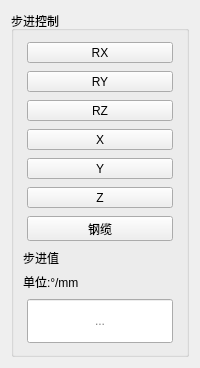
        <widget class="QWidget" name="page_SixAxies_Control">
         <layout class="QVBoxLayout" name="verticalLayout_2">
          <item>
           <widget class="QGroupBox" name="groupBox_SixAxies_StepMove">
            <property name="title">
             <string>步进控制</string>
            </property>
            <layout class="QVBoxLayout" name="verticalLayout_SixAxies_StepMove">
             <item>
              <widget class="QWidget" name="widget_SixAxies_StepTargetList" native="true">
               <property name="sizePolicy">
                <sizepolicy hsizetype="Preferred" vsizetype="Preferred">
                 <horstretch>0</horstretch>
                 <verstretch>1</verstretch>
                </sizepolicy>
               </property>
               <layout class="QVBoxLayout" name="verticalLayout_SixAxies_StepTargetList">
                <property name="spacing">
                 <number>8</number>
                </property>
                <property name="leftMargin">
                 <number>4</number>
                </property>
                <property name="topMargin">
                 <number>2</number>
                </property>
                <property name="rightMargin">
                 <number>4</number>
                </property>
                <property name="bottomMargin">
                 <number>2</number>
                </property>
                <item>
                 <widget class="QToolButton" name="btnStepTargetSixAxis1">
                  <property name="sizePolicy">
                   <sizepolicy hsizetype="Preferred" vsizetype="Preferred">
                    <horstretch>0</horstretch>
                    <verstretch>4</verstretch>
                   </sizepolicy>
                  </property>
                  <property name="text">
                   <string>RX</string>
                  </property>
                  <property name="checkable">
                   <bool>true</bool>
                  </property>
                 </widget>
                </item>
                <item>
                 <widget class="QToolButton" name="btnStepTargetSixAxis2">
                  <property name="sizePolicy">
                   <sizepolicy hsizetype="Preferred" vsizetype="Preferred">
                    <horstretch>0</horstretch>
                    <verstretch>4</verstretch>
                   </sizepolicy>
                  </property>
                  <property name="text">
                   <string>RY</string>
                  </property>
                  <property name="checkable">
                   <bool>true</bool>
                  </property>
                 </widget>
                </item>
                <item>
                 <widget class="QToolButton" name="btnStepTargetSixAxis3">
                  <property name="sizePolicy">
                   <sizepolicy hsizetype="Preferred" vsizetype="Preferred">
                    <horstretch>0</horstretch>
                    <verstretch>4</verstretch>
                   </sizepolicy>
                  </property>
                  <property name="text">
                   <string>RZ</string>
                  </property>
                  <property name="checkable">
                   <bool>true</bool>
                  </property>
                 </widget>
                </item>
                <item>
                 <widget class="QToolButton" name="btnStepTargetSixAxis4">
                  <property name="sizePolicy">
                   <sizepolicy hsizetype="Preferred" vsizetype="Preferred">
                    <horstretch>0</horstretch>
                    <verstretch>4</verstretch>
                   </sizepolicy>
                  </property>
                  <property name="text">
                   <string>X</string>
                  </property>
                  <property name="checkable">
                   <bool>true</bool>
                  </property>
                 </widget>
                </item>
                <item>
                 <widget class="QToolButton" name="btnStepTargetSixAxis5">
                  <property name="sizePolicy">
                   <sizepolicy hsizetype="Preferred" vsizetype="Preferred">
                    <horstretch>0</horstretch>
                    <verstretch>4</verstretch>
                   </sizepolicy>
                  </property>
                  <property name="text">
                   <string>Y</string>
                  </property>
                  <property name="checkable">
                   <bool>true</bool>
                  </property>
                 </widget>
                </item>
                <item>
                 <widget class="QToolButton" name="btnStepTargetSixAxis6">
                  <property name="sizePolicy">
                   <sizepolicy hsizetype="Preferred" vsizetype="Preferred">
                    <horstretch>0</horstretch>
                    <verstretch>4</verstretch>
                   </sizepolicy>
                  </property>
                  <property name="text">
                   <string>Z</string>
                  </property>
                  <property name="checkable">
                   <bool>true</bool>
                  </property>
                 </widget>
                </item>
                <item>
                 <widget class="QToolButton" name="btnStepTargetSixAxis7">
                  <property name="sizePolicy">
                   <sizepolicy hsizetype="Preferred" vsizetype="Preferred">
                    <horstretch>0</horstretch>
                    <verstretch>4</verstretch>
                   </sizepolicy>
                  </property>
                  <property name="text">
                   <string>钢缆</string>
                  </property>
                  <property name="checkable">
                   <bool>true</bool>
                  </property>
                 </widget>
                </item>
               </layout>
              </widget>
             </item>
             <item>
              <widget class="QLabel" name="label_SixAxies_StepValue">
               <property name="sizePolicy">
                <sizepolicy hsizetype="Preferred" vsizetype="Preferred">
                 <horstretch>0</horstretch>
                 <verstretch>0</verstretch>
                </sizepolicy>
               </property>
               <property name="text">
                <string>步进值</string>
               </property>
              </widget>
             </item>
             <item>
              <widget class="QLabel" name="label_3">
               <property name="text">
                <string>单位:°/mm</string>
               </property>
              </widget>
             </item>
             <item>
              <widget class="QWidget" name="widget_SixAxies_StepValueInput" native="true">
               <layout class="QHBoxLayout" name="horizontalLayout_SixAxies_StepValueInput">
                <property name="spacing">
                 <number>6</number>
                </property>
                <property name="leftMargin">
                 <number>4</number>
                </property>
                <property name="topMargin">
                 <number>2</number>
                </property>
                <property name="rightMargin">
                 <number>4</number>
                </property>
                <property name="bottomMargin">
                 <number>2</number>
                </property>
                <item>
                 <widget class="QLineEdit" name="lineEdit_SixAxies_StepValue">
                  <property name="sizePolicy">
                   <sizepolicy hsizetype="Preferred" vsizetype="Preferred">
                    <horstretch>0</horstretch>
                    <verstretch>4</verstretch>
                   </sizepolicy>
                  </property>
                  <property name="minimumSize">
                   <size>
                    <width>64</width>
                    <height>44</height>
                   </size>
                  </property>
                  <property name="alignment">
                   <set>Qt::AlignCenter</set>
                  </property>
                  <property name="placeholderText">
                   <string>...</string>
                  </property>
                 </widget>
                </item>
               </layout>
              </widget>
             </item>
            </layout>
           </widget>
          </item>
         </layout>
        </widget>
